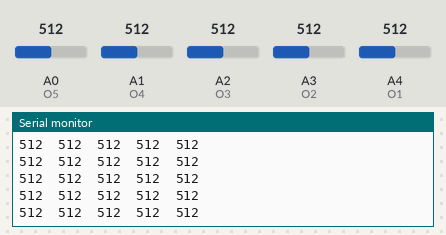
Recording of a sketch running on a simulated Arduino Uno, built with avr-gcc and run on an emulated ATmega328P. Parts: the last lines printed to the serial monitor. Inputs (shaded band) come from the test bench; at power-on: A0 (O5) = 512, A1 (O4) = 512, A2 (O3) = 512, A3 (O2) = 512, A4 (O1) = 512.

Above: at 1.2 s.
1.3 s: A0 (O5) set to 105
At 2.1 s:
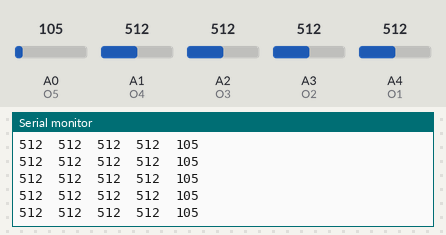
4.3 s: A0 (O5) set to 90
At 5.2 s:
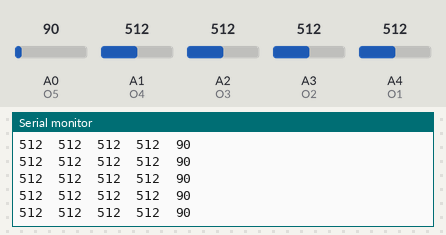
5.8 s: A1 (O4) set to 108
At 6.7 s:
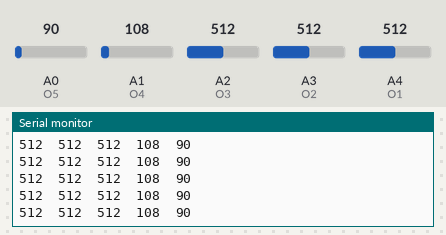
8.8 s: A1 (O4) set to 93
At 9.8 s:
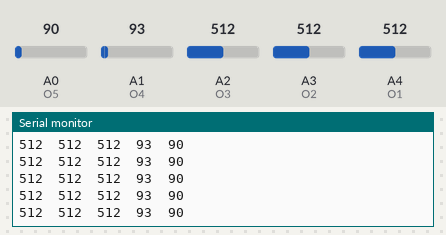
10.3 s: A2 (O3) set to 106
At 11.0 s:
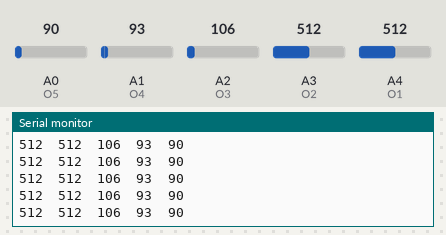
11.8 s: A2 (O3) set to 95
At 12.8 s:
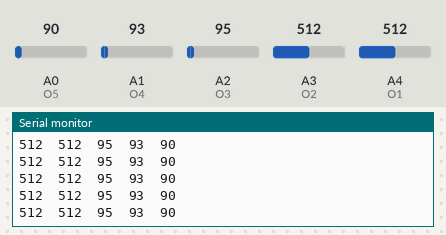
Timing chart, 0 to 14.3 s (numbered marks = the images above; inputs shaded):
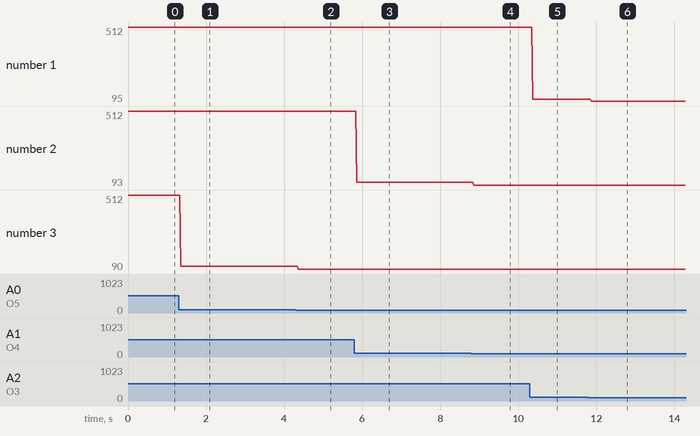

Measured:
- after the input at 1.3 s, the serial monitor: prints a new line after 0.05 s (image 1)
- after the input at 4.3 s, the serial monitor: prints a new line after 0.07 s (image 2)
- after the input at 5.8 s, the serial monitor: prints a new line after 0.07 s (image 3)
- after the input at 8.8 s, the serial monitor: prints a new line after 0.06 s (image 4)
- after the input at 10.3 s, the serial monitor: prints a new line after 0.07 s (image 5)
- after the input at 11.8 s, the serial monitor: prints a new line after 0.08 s (image 6)
- plotted number 1: 512 → 106 after the input at 10.3 s, 106 → 95 after the input at 11.8 s
- plotted number 2: 512 → 108 after the input at 5.8 s, 108 → 93 after the input at 8.8 s

The sketch:

LSS05_tst.ino
```cpp
#define O1 A4
#define O2 A3
#define O3 A2
#define O4 A1
#define O5 A0
void setup() {
  // put your setup code here, to run once:
  Serial.begin(9600);
  pinMode(A3,INPUT);
  pinMode(A4,INPUT);
  pinMode(A0,INPUT);
  pinMode(A1,INPUT);
  pinMode(A2 ,INPUT);

}

void loop() {
  // put your main code here, to run repeatedly:
  Serial.print(analogRead(O1));
  Serial.print("  ");
  Serial.print(analogRead(O2));
  Serial.print("  ");
  Serial.print(analogRead(O3));
  Serial.print("  ");
  Serial.print(analogRead(O4));
  Serial.print("  ");
  Serial.println(analogRead(O5));
}
```
